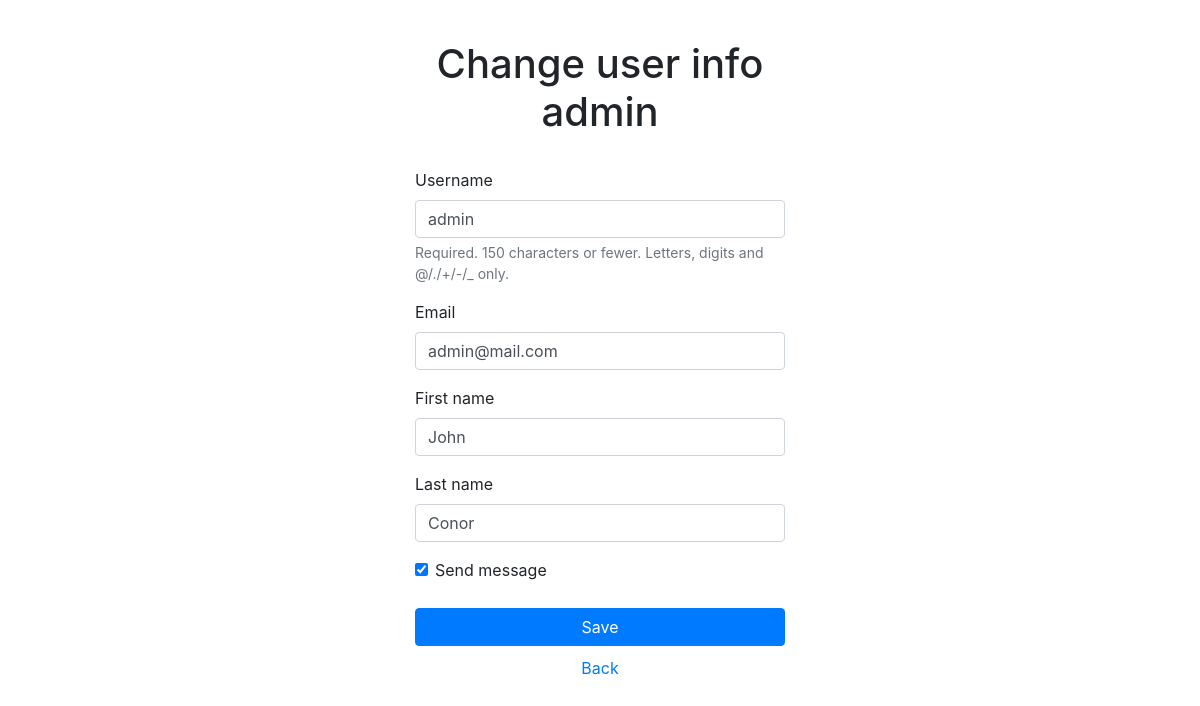
Page /accounts/profile/change/ (signed in) on the earlier database version.
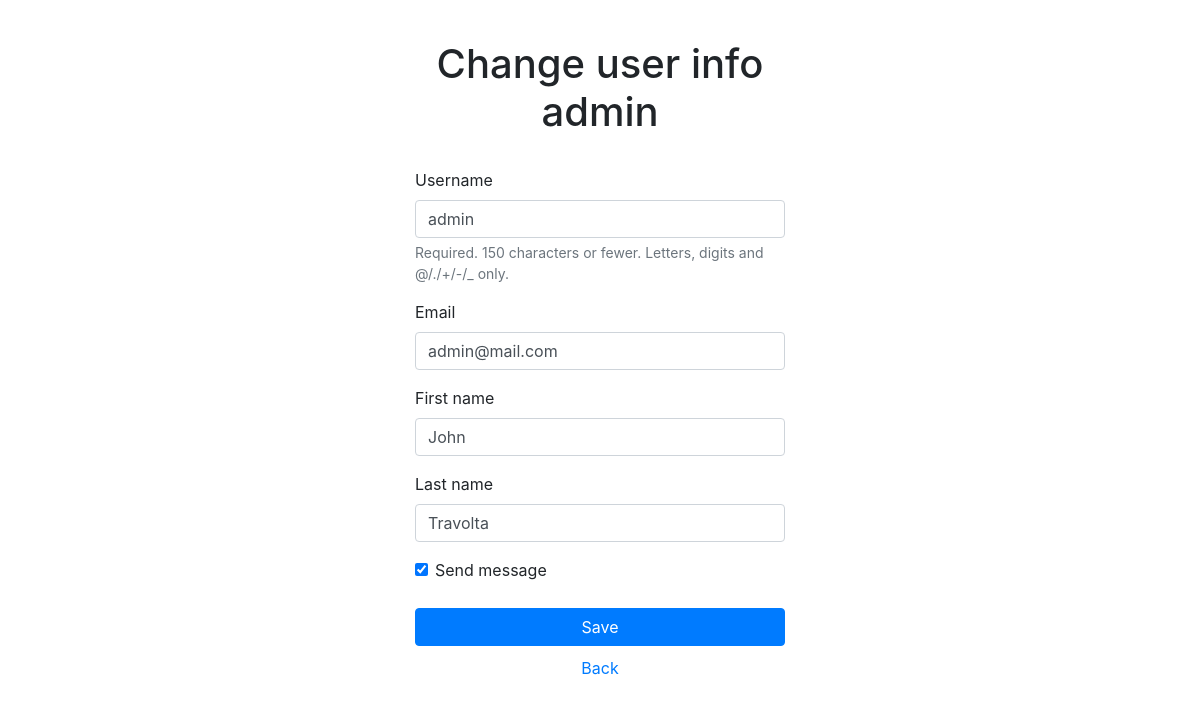
Same page on the later database version.
### accounts/models.py (models this page shows)
class AdvUser(AbstractUser):
    is_activated = models.BooleanField(default=True, db_index=True, verbose_name='Activated')
    send_message = models.BooleanField(default=True, verbose_name='Send message')
    class Meta(AbstractUser.Meta):
        pass

### accounts/views.py (the view)
# urls.py: path('profile/change/', ChangeUserInfoViews.as_view(), name='profile_change'),
class ChangeUserInfoViews(SuccessMessageMixin, LoginRequiredMixin, UpdateView):
    model = AdvUser
    template_name = 'accounts/change_user_info.html'
    form_class = ChangeUserInfoForm
    success_url = reverse_lazy('accounts:profile')
    success_message = 'Personal users data is change'
    def dispatch(self, request, *args, **kwargs):
        self.user_id = request.user.pk
        return super().dispatch(request, *args, **kwargs)
    def get_object(self, queryset=None):
        if not queryset:
            queryset = self.get_queryset()
        return get_object_or_404(queryset, pk=self.user_id)

### accounts/forms.py
class ChangeUserInfoForm(forms.ModelForm):
    email = forms.EmailField(required=True, label='Email')
    class Meta:
        model = AdvUser
        fields = ('username', 'email', 'first_name', 'last_name', 'send_message')

### accounts/templates/accounts/change_user_info.html (shortened to what this page needs)
{% extends "layout/basic.html" %}
{% load bootstrap4 %}
{% block content %}
    <h1>Change user info {{ user.username }}</h1> <br>
    <form method="POST">
        {% bootstrap_form form layout="horizontal" %}
        <button type="submit" class="btn btn-primary elm-single">Save</button>
        <a href="{% url 'accounts:profile' %}" class="elm-single">Back</a>
    </form>
{% endblock %}

### accounts/templates/layout/basic.html (shortened to what this page needs)
{% load bootstrap4 %}
{% load static %}
<!doctype html>
<html class="no-js" lang="">
    <head>
        <link rel="stylesheet" type="text/css" href="{% static 'accounts/css/main.css' %}">
        {% bootstrap_css %}
    </head>
    <body class="container-fluid">
        {% block content %}
        {% endblock %}
    </body>
</html>

### accounts/static/accounts/css/main.css (style rules this page uses)
html { color: #222; font-size: 1em; line-height: 1.4; }
body { text-align: center; width: auto; max-width: 400px; margin-top: 40px; padding: 40px; }
h1 { text-align: center; }
.elm-single { width: 100%; margin-top: 10px; text-align: center; display: block; }

Differences in the rows shown:
changed AdvUser "admin": last_name "Conor" → "Travolta"
